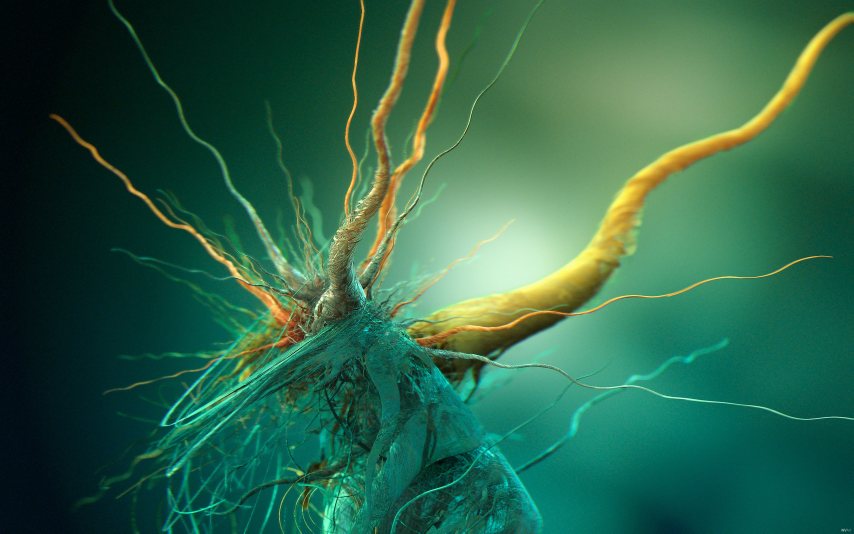
//> input picture cpp/cuda/src/nvida_samples/common/data/Growth_of_cubic_bacteria_25x16.jpg, 2560 x 1600 px (shown at 1/3 size)
$ ./Histgram ../../../cuda/src/nvida_samples/common/data/Growth_of_cubic_bacteria_25x16.jpg   (built with g++ and OpenCV 4)
//> lines starting //> are read from the running program, lines starting //| are printed output that depends on the picture
#include <stdio.h>
#include <iostream>

#include <opencv2/highgui/highgui.hpp>
#include <opencv2/imgproc/imgproc.hpp>

using namespace std;
using namespace cv;

int main ( int argc, char** argv )
{
    Mat src, dst;

    src = imread( argv[1], 1 );
//> src is the input picture: 1600 rows x 2560 cols, CV_8UC3; mean B, G, R 74.3, 100.3, 45.5
    if ( !src.data ) { return -1; }

    // separate the image in 3 places (B, G, R)
    vector<Mat> bgr_planes;
    split( src, bgr_planes);
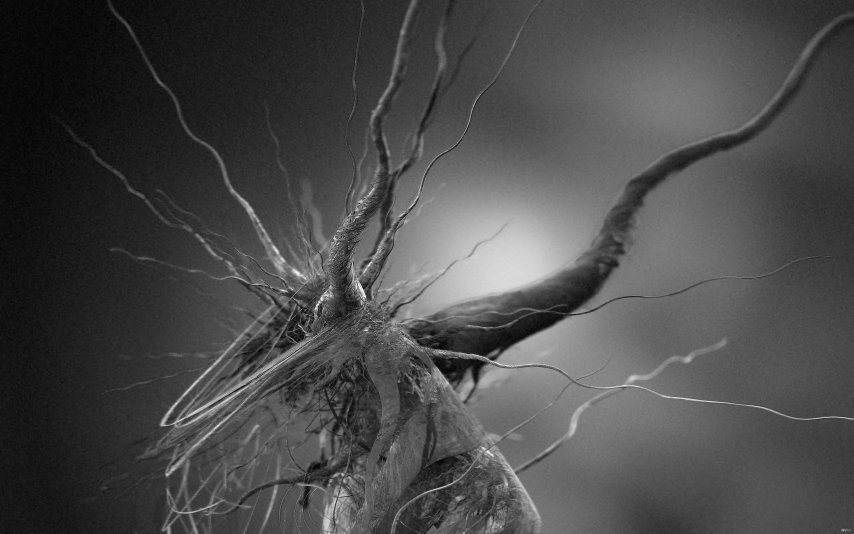
//> bgr_planes[0]: 1600 rows x 2560 cols, CV_8UC1 (shown at 1/3 size); min 0, max 255, mean 74.3
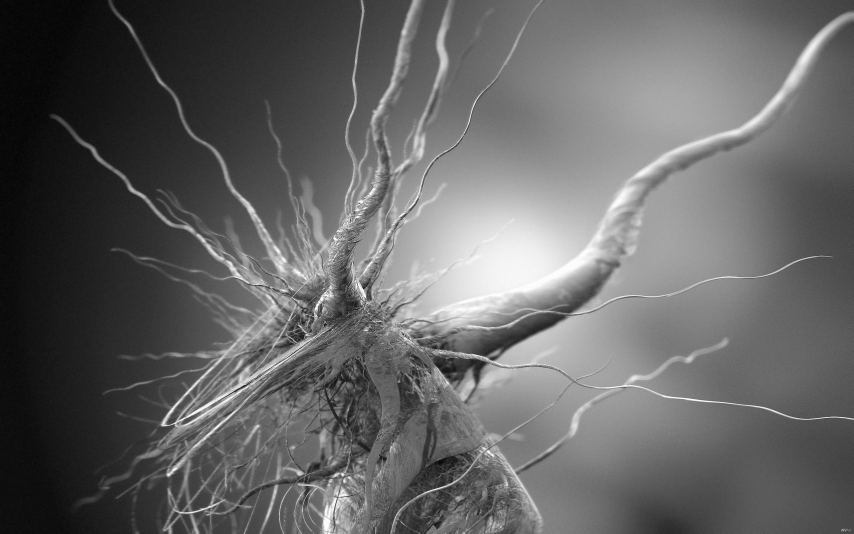
//> bgr_planes[1]: 1600 rows x 2560 cols, CV_8UC1 (shown at 1/3 size); min 0, max 255, mean 100.3
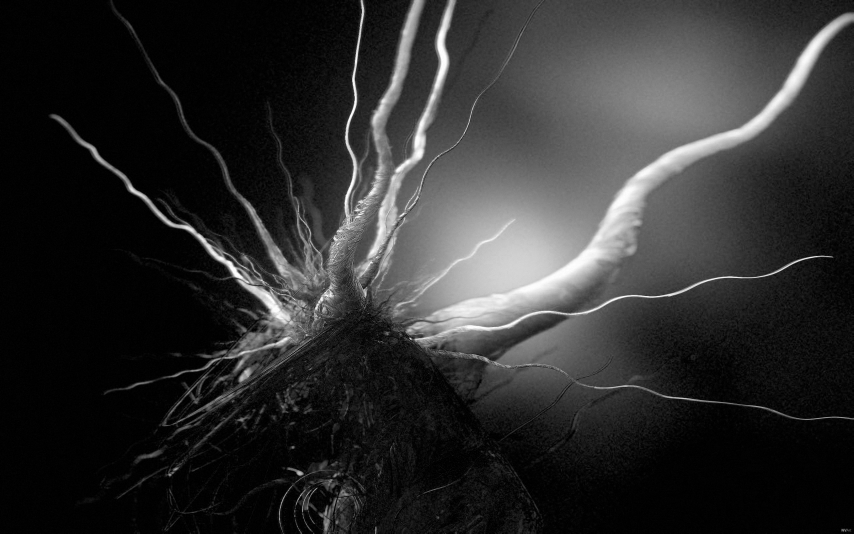
//> bgr_planes[2]: 1600 rows x 2560 cols, CV_8UC1 (shown at 1/3 size); min 0, max 255, mean 45.5

    // establish the number of bins
    int histSize = 256;

    // set the ranges (for B, G, R)
    float range[] = {0, 256};
    const float* histRange = { range };

    bool uniform = true;
    bool accumulate = false;

    Mat b_hist, g_hist, r_hist;

    // compute the histograms
    calcHist( &bgr_planes[0], 1, 0, Mat(), b_hist, 1, &histSize, &histRange, uniform, accumulate);
//> b_hist = 256 values, max 47967 at index 79, min 5 at index 253, mean 16000
    calcHist( &bgr_planes[1], 1, 0, Mat(), g_hist, 1, &histSize, &histRange, uniform, accumulate);
//> g_hist = 256 values, max 33369 at index 89, min 1 at index 0, mean 16000
    calcHist( &bgr_planes[2], 1, 0, Mat(), r_hist, 1, &histSize, &histRange, uniform, accumulate);
//> r_hist = 256 values, max 419180 at index 0, min 607 at index 254, mean 16000

    // draw the histograms for B, G and R
    int hist_w = 512;
    int hist_h = 400;
    int bin_w = cvRound( (double) hist_w/histSize );

    Mat histImage( hist_h, hist_w, CV_8UC3, Scalar(0, 0, 0) );

    // normalize the result to [0, histImage.rows]
    normalize( b_hist, b_hist, 0, histImage.rows, NORM_MINMAX, -1, Mat() );
//> b_hist = 256 values, max 400 at index 79, min 0 at index 253, mean 133.4
    normalize( g_hist, g_hist, 0, histImage.rows, NORM_MINMAX, -1, Mat() );
//> g_hist = 256 values, max 400 at index 89, min 0 at index 0, mean 191.8
    normalize( r_hist, r_hist, 0, histImage.rows, NORM_MINMAX, -1, Mat() );
//> r_hist = 256 values, max 400 at index 0, min 0 at index 254, mean 14.71

    // draw for each channel
    for ( int i = 1; i < histSize; i++ )
    {
        line( histImage,
              Point( bin_w * (i-1), hist_h - cvRound(b_hist.at<float>(i-1))),
              Point( bin_w * (i), hist_h - cvRound(b_hist.at<float>(i))),
              Scalar(255, 0, 0),
              2, 8, 0);

        line( histImage,
              Point( bin_w * (i-1), hist_h - cvRound(g_hist.at<float>(i-1))),
              Point( bin_w * (i), hist_h - cvRound(g_hist.at<float>(i-1))),
              Scalar(0, 255, 0),
              2, 8, 0);
        line( histImage,
              Point( bin_w * (i-1), hist_h - cvRound(r_hist.at<float>(i-1))),
              Point( bin_w * (i), hist_h - cvRound(r_hist.at<float>(i))),
              Scalar(0, 0, 255),
              2, 8, 0);
    }
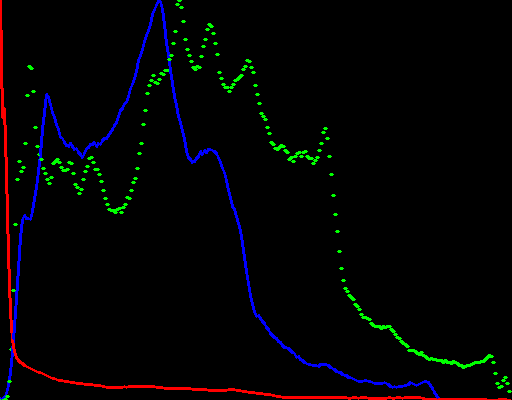
//> histImage: 400 rows x 512 cols, CV_8UC3; mean B, G, R 4.2, 3.1, 3

    // display
    namedWindow("calcHist Demo", CV_WINDOW_AUTOSIZE);
    imshow("calcHist Demo", histImage);

    waitKey(0);
    return 0;
}

$ run again, on cpp/cuda/src/nvida_samples/common/data/flower.ppm
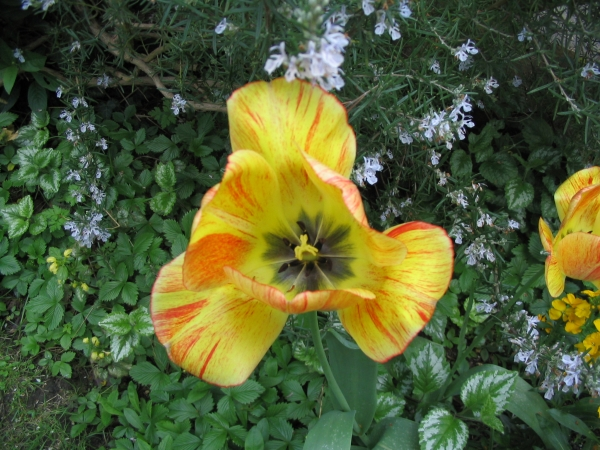
//> input picture cpp/cuda/src/nvida_samples/common/data/flower.ppm, 600 x 450 px
//> src is the input picture: 450 rows x 600 cols, CV_8UC3; mean B, G, R 52.7, 94.5, 83.8
//> `split( src, bgr_planes);`:
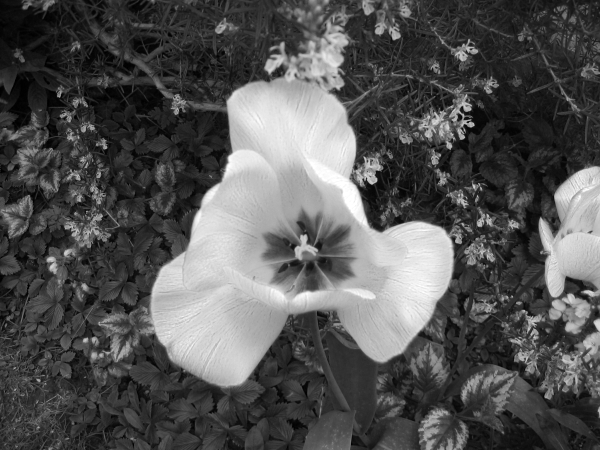
//> bgr_planes[2]: 450 rows x 600 cols, CV_8UC1; min 0, max 255, mean 83.8
//> `calcHist( &bgr_planes[0], 1, 0, Mat(), b_hist, 1, &histSize, &histRang..`: b_hist = 256 values, max 4314 at index 33, min 8 at index 254, mean 1054.7
//> `calcHist( &bgr_planes[1], 1, 0, Mat(), g_hist, 1, &histSize, &histRang..`: g_hist = 256 values, max 2434 at index 59, min 0 at index 248, mean 1054.7
//> `calcHist( &bgr_planes[2], 1, 0, Mat(), r_hist, 1, &histSize, &histRang..`: r_hist = 256 values, max 4019 at index 47, min 55 at index 0, mean 1054.7
//> `normalize( b_hist, b_hist, 0, histImage.rows, NORM_MINMAX, -1, Mat() );`: b_hist = 256 values, max 400 at index 33, min 0 at index 254, mean 97.23
//> `normalize( g_hist, g_hist, 0, histImage.rows, NORM_MINMAX, -1, Mat() );`: g_hist = 256 values, max 400 at index 59, min 0 at index 248, mean 173.3
//> `normalize( r_hist, r_hist, 0, histImage.rows, NORM_MINMAX, -1, Mat() );`: r_hist = 256 values, max 400 at index 47, min 0 at index 0, mean 100.9
//> after the loop `for ( int i = 1; i < histSize; i++ )`:
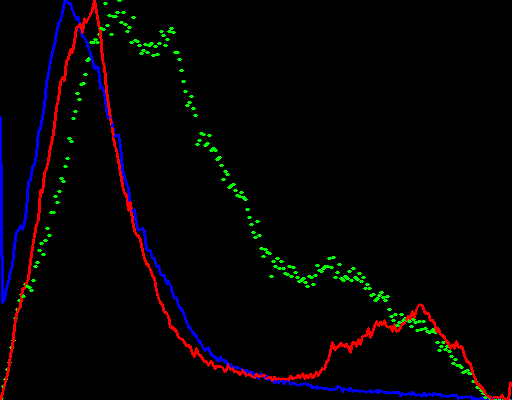
//> histImage: 400 rows x 512 cols, CV_8UC3; mean B, G, R 4.3, 3, 5

$ run again, on cpp/cuda/src/nvida_samples/common/data/person.ppm
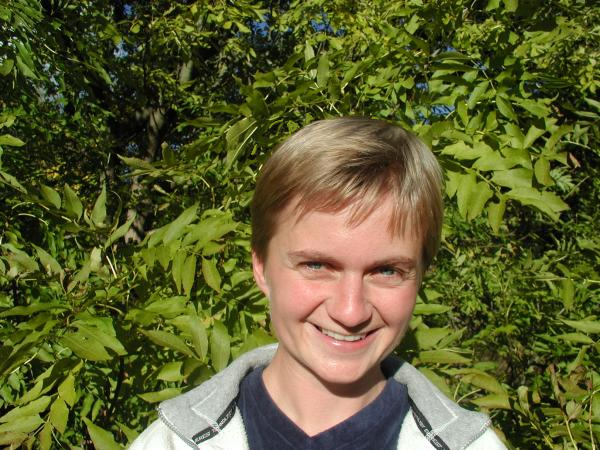
//> input picture cpp/cuda/src/nvida_samples/common/data/person.ppm, 600 x 450 px
//> src is the input picture: 450 rows x 600 cols, CV_8UC3; mean B, G, R 47.4, 94.7, 92.8
//> `split( src, bgr_planes);`:
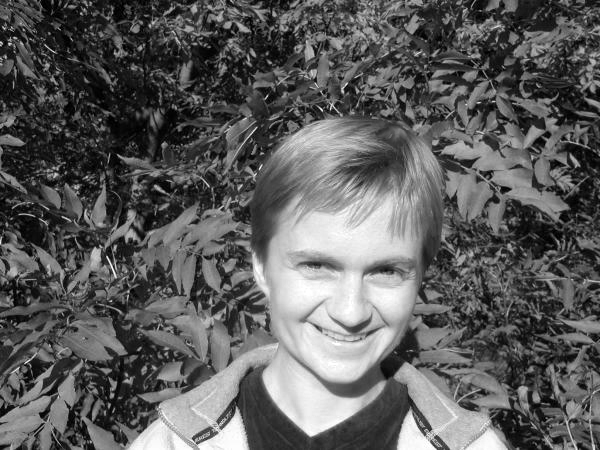
//> bgr_planes[2]: 450 rows x 600 cols, CV_8UC1; min 0, max 255, mean 92.8
//> `calcHist( &bgr_planes[0], 1, 0, Mat(), b_hist, 1, &histSize, &histRang..`: b_hist = 256 values, max 43455 at index 0, min 14 at index 254, mean 1054.7
//> `calcHist( &bgr_planes[1], 1, 0, Mat(), g_hist, 1, &histSize, &histRang..`: g_hist = 256 values, max 2309 at index 49, min 35 at index 227, mean 1054.7
//> `calcHist( &bgr_planes[2], 1, 0, Mat(), r_hist, 1, &histSize, &histRang..`: r_hist = 256 values, max 2235 at index 24, min 94 at index 254, mean 1054.7
//> `normalize( b_hist, b_hist, 0, histImage.rows, NORM_MINMAX, -1, Mat() );`: b_hist = 256 values, max 400 at index 0, min 0 at index 254, mean 9.58
//> `normalize( g_hist, g_hist, 0, histImage.rows, NORM_MINMAX, -1, Mat() );`: g_hist = 256 values, max 400 at index 49, min 0 at index 227, mean 179.4
//> `normalize( r_hist, r_hist, 0, histImage.rows, NORM_MINMAX, -1, Mat() );`: r_hist = 256 values, max 400 at index 24, min 0 at index 254, mean 179.5
//> after the loop `for ( int i = 1; i < histSize; i++ )`:
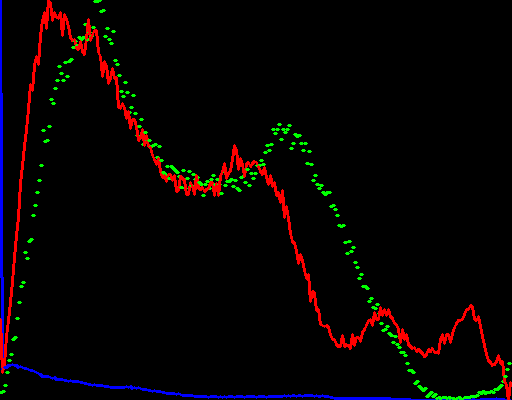
//> histImage: 400 rows x 512 cols, CV_8UC3; mean B, G, R 2.7, 3, 7.2
